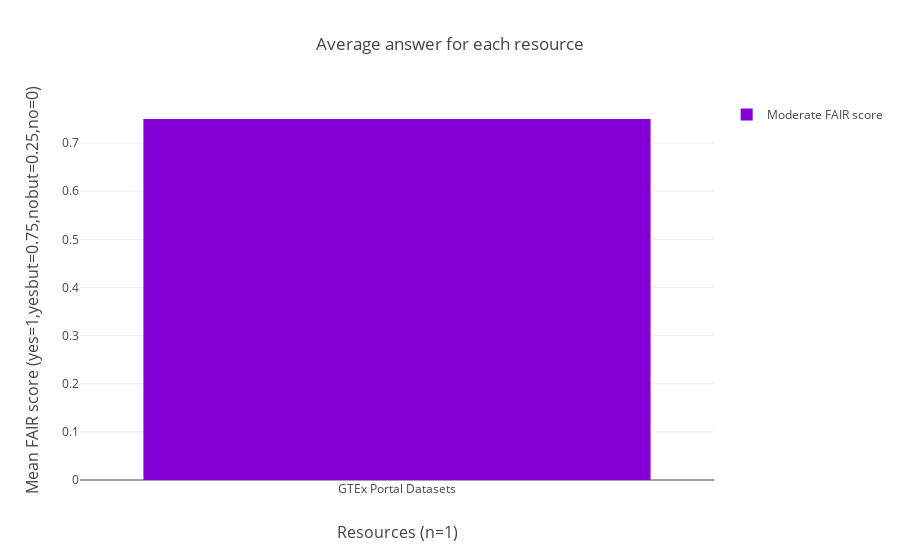

The cell this chart's notebook holds for it:
### Markdown cell above
### Average FAIR score for each dataset

### Code cell
# Find average score for each digital object 
data_object_score_dict={}
for ID in data_object_ids:
    answers=list(models.Answer.objects.filter(assessment__target__id=ID,assessment__rubric__id=8).values_list("answer",flat=True))
    if len(answers)>0:
        scores=Scoring(answers)
        mean_score=np.mean(scores)
        data_object_score_dict[models.DigitalObject.objects.filter(id=ID).values_list('title', flat=True).get()]=mean_score
        
DigitalObjectBarGraph(data_object_score_dict)

### Figure 1 — Plotly figure (JSON) as saved in the notebook; plotly's stock layout.template omitted (floating-point values rounded to 4 significant figures)
{"data": [{"marker": {"color": "rgba(255,10,10,1)"}, "name": "Low FAIR score", "type": "bar", "uid": "b5186b98-ad6e-11e8-a00f-acbc32b9f105", "x": [], "y": []}, {"marker": {"color": "rgba(132,0,214,1)"}, "name": "Moderate FAIR score", "type": "bar", "uid": "b5186d3a-ad6e-11e8-a089-acbc32b9f105", "x": ["GTEx Portal Datasets"], "y": [0.75]}, {"marker": {"color": "rgba(0,0,214,1)"}, "name": "Satisfactory FAIR score", "type": "bar", "uid": "b5186e0c-ad6e-11e8-a091-acbc32b9f105", "x": [], "y": []}], "layout": {"showlegend": true, "title": "Average answer for each resource", "xaxis": {"showticklabels": true, "title": "Resources (n=1)", "titlefont": {"size": 16}}, "yaxis": {"title": "Mean FAIR score (yes=1,yesbut=0.75,nobut=0.25,no=0)", "titlefont": {"size": 16}}}}
